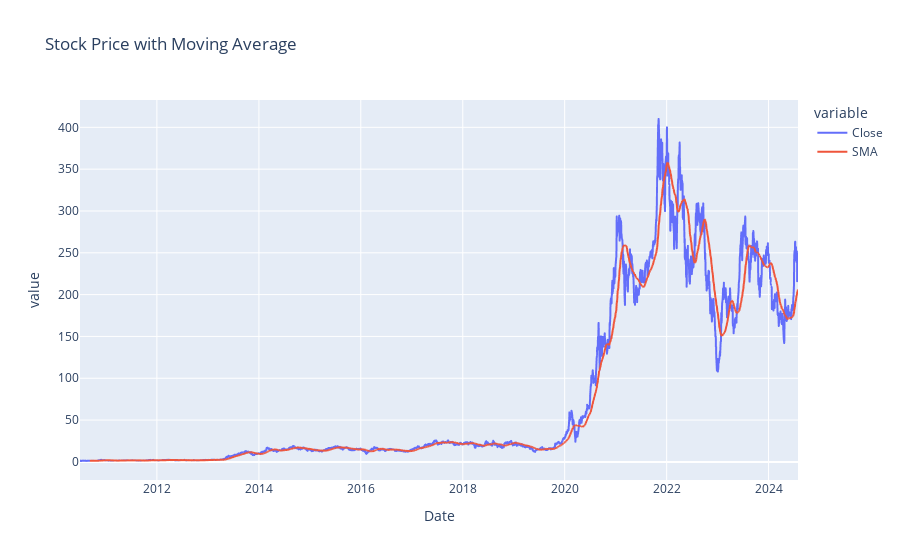

Notebook code for this chart:
### Code cell
plot.plot_stock_mva(data)

### Figure 1 — Plotly figure (JSON) as saved in the notebook; plotly's stock layout.template omitted (floating-point values rounded to 4 significant figures; data arrays with more than 128 entries replaced by an {"elided": "..."} marker saying what was removed)
{"data": [{"hovertemplate": "variable=Close<br>Date=%{x}<br>value=%{y}<extra></extra>", "legendgroup": "Close", "line": {"color": "#636efa", "dash": "solid"}, "marker": {"symbol": "circle"}, "mode": "lines", "name": "Close", "showlegend": true, "type": "scattergl", "x": {"elided": "3545 str values"}, "xaxis": "x", "y": {"elided": "3545 float values"}, "yaxis": "y"}, {"hovertemplate": "variable=SMA<br>Date=%{x}<br>value=%{y}<extra></extra>", "legendgroup": "SMA", "line": {"color": "#EF553B", "dash": "solid"}, "marker": {"symbol": "circle"}, "mode": "lines", "name": "SMA", "showlegend": true, "type": "scattergl", "x": {"elided": "3545 str values"}, "xaxis": "x", "y": {"elided": "3545 float values"}, "yaxis": "y"}], "layout": {"legend": {"title": {"text": "variable"}, "tracegroupgap": 0}, "title": {"text": "Stock Price with Moving Average"}, "xaxis": {"anchor": "y", "domain": [0, 1], "title": {"text": "Date"}}, "yaxis": {"anchor": "x", "domain": [0, 1], "title": {"text": "value"}}}}
